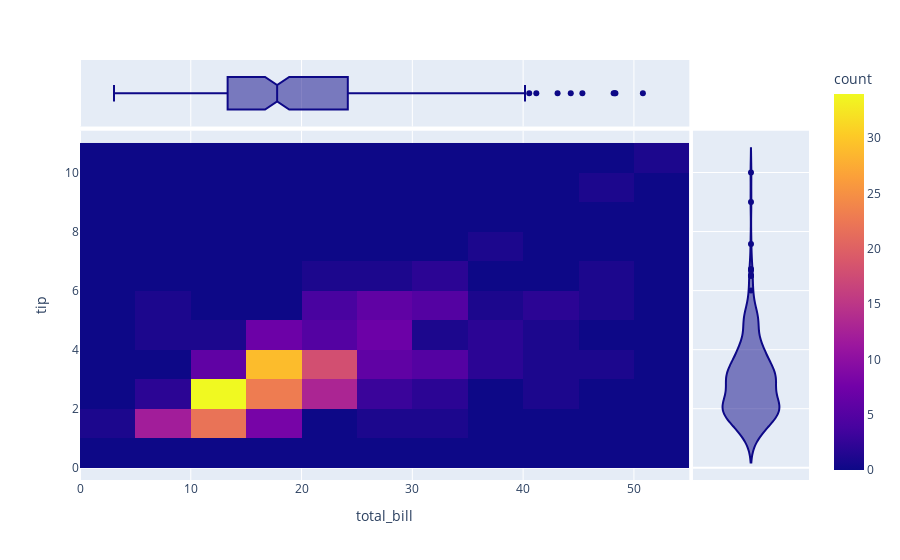

Notebook cell for this chart:
### Code cell
fig = px.density_heatmap(tips, x='total_bill', y='tip',
                 marginal_x='box', marginal_y='violin',
                 hover_data=['day','sex'])
fig.show()

### Figure 1 — Plotly figure (JSON) as saved in the notebook; plotly's stock layout.template omitted (floating-point values rounded to 4 significant figures; data arrays with more than 128 entries replaced by an {"elided": "..."} marker saying what was removed)
{"data": [{"coloraxis": "coloraxis", "hovertemplate": "total_bill=%{x}<br>tip=%{y}<br>count=%{z}<extra></extra>", "name": "", "type": "histogram2d", "x": {"elided": "244 float values"}, "xaxis": "x", "xbingroup": "x", "y": {"elided": "244 float values"}, "yaxis": "y", "ybingroup": "y"}, {"alignmentgroup": "True", "customdata": {"elided": "244x2 str values"}, "hovertemplate": "total_bill=%{x}<br>day=%{customdata[0]}<br>sex=%{customdata[1]}<extra></extra>", "legendgroup": "", "marker": {"color": "#0d0887"}, "name": "", "notched": true, "offsetgroup": "", "showlegend": false, "type": "box", "x": {"elided": "244 float values"}, "xaxis": "x3", "yaxis": "y3"}, {"alignmentgroup": "True", "customdata": {"elided": "244x2 str values"}, "hovertemplate": "tip=%{y}<br>day=%{customdata[0]}<br>sex=%{customdata[1]}<extra></extra>", "legendgroup": "", "marker": {"color": "#0d0887"}, "name": "", "offsetgroup": "", "scalegroup": "y", "showlegend": false, "type": "violin", "xaxis": "x2", "y": {"elided": "244 float values"}, "yaxis": "y2"}], "layout": {"coloraxis": {"colorbar": {"title": {"text": "count"}}, "colorscale": [[0, "#0d0887"], [0.1111, "#46039f"], [0.2222, "#7201a8"], [0.3333, "#9c179e"], [0.4444, "#bd3786"], [0.5556, "#d8576b"], [0.6667, "#ed7953"], [0.7778, "#fb9f3a"], [0.8889, "#fdca26"], [1, "#f0f921"]]}, "legend": {"tracegroupgap": 0}, "margin": {"t": 60}, "xaxis": {"anchor": "y", "domain": [0, 0.8358], "title": {"text": "total_bill"}}, "xaxis2": {"anchor": "y2", "domain": [0.8408, 1], "matches": "x2", "showgrid": false, "showline": false, "showticklabels": false, "ticks": ""}, "xaxis3": {"anchor": "y3", "domain": [0, 0.8358], "matches": "x", "showgrid": true, "showticklabels": false}, "xaxis4": {"anchor": "y4", "domain": [0.8408, 1], "matches": "x2", "showgrid": false, "showline": false, "showticklabels": false, "ticks": ""}, "yaxis": {"anchor": "x", "domain": [0, 0.8316], "title": {"text": "tip"}}, "yaxis2": {"anchor": "x2", "domain": [0, 0.8316], "matches": "y", "showgrid": true, "showticklabels": false}, "yaxis3": {"anchor": "x3", "domain": [0.8416, 1], "matches": "y3", "showgrid": false, "showline": false, "showticklabels": false, "ticks": ""}, "yaxis4": {"anchor": "x4", "domain": [0.8416, 1], "matches": "y3", "showgrid": true, "showline": false, "showticklabels": false, "ticks": ""}}}
